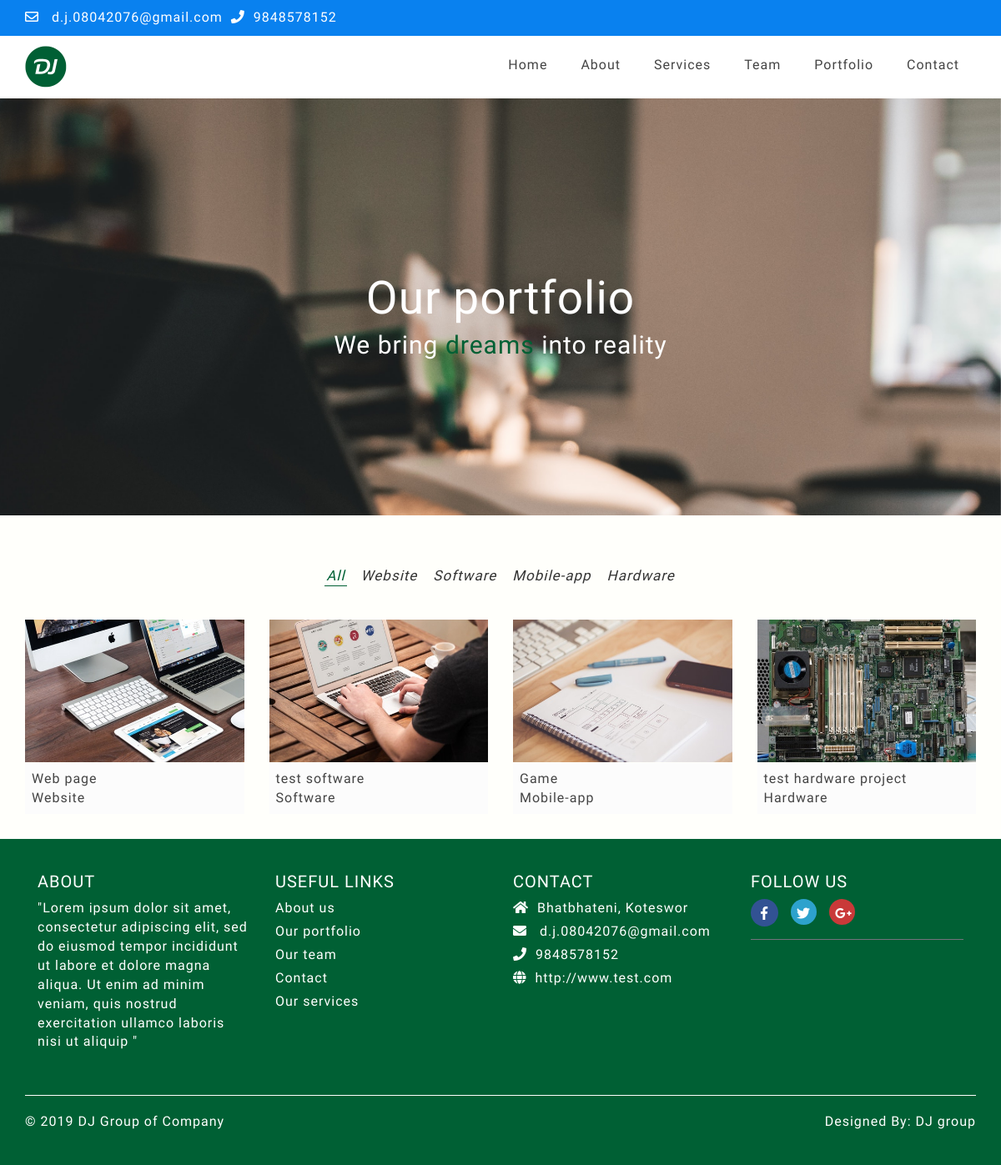
The page /portfolio/ on the database its author committed.
### djgroup/models.py (models this page shows, shortened)
class SiteSetting(models.Model):
    logo = models.ImageField(upload_to='sitesetting')
    number = models.IntegerField()
    email = models.EmailField()
    address = models.CharField(max_length=100)
    website = models.URLField()
    map_link = models.URLField()
    created = models.DateTimeField(auto_now_add=True)
    updated = models.DateTimeField(auto_now=True)
    class Meta:
        verbose_name_plural = 'Site Setting'
    def image_tag(self):
        if self.logo:
            return mark_safe('<img src="%s" style="width: 80px; height:80px;" />' % self.logo.url)
        else:
            return 'No Image Found'
    image_tag.short_description = 'Logo'

class Banner(models.Model):
    index = models.ImageField(upload_to='banners')
    about = models.ImageField(upload_to='banners')
    services = models.ImageField(upload_to='banners')
    team = models.ImageField(upload_to='banners')
    portfolio = models.ImageField(upload_to='banners')
    contact = models.ImageField(upload_to='banners')
    created = models.DateTimeField(auto_now_add=True)
    updated = models.DateTimeField(auto_now=True)
    class Meta:
        verbose_name_plural = 'Banners'
    def index_tag(self):
        if self.index:
            return mark_safe('<img src="%s" style="width: 80px; height:80px;" />' % self.index.url)
        else:
            return 'No Image Found'
    index_tag.short_description = 'Index Banner'
    def about_tag(self):
        if self.about:
            return mark_safe('<img src="%s" style="width: 80px; height:80px;" />' % self.about.url)
        else:
            return 'No Image Found'
    about_tag.short_description = 'About Banner'
    def services_tag(self):
        if self.services:
            return mark_safe('<img src="%s" style="width: 80px; height:80px;" />' % self.services.url)
        else:
            return 'No Image Found'
    services_tag.short_description = 'Services Banner'
    def team_tag(self):
        if self.team:
            return mark_safe('<img src="%s" style="width: 80px; height:80px;" />' % self.team.url)
        else:
            return 'No Image Found'
    team_tag.short_description = 'Team Banner'
    def portfolio_tag(self):
        if self.portfolio:
            return mark_safe('<img src="%s" style="width: 80px; height:80px;" />' % self.portfolio.url)
        else:
            return 'No Image Found'
    portfolio_tag.short_description = 'Portfolio Banner'
    def contact_tag(self):
        if self.contact:
            return mark_safe('<img src="%s" style="width: 80px; height:80px;" />' % self.contact.url)
        else:
            return 'No Image Found'
    contact_tag.short_description = 'Contact Banner'

class Portfolio(models.Model):
    service_type = models.ForeignKey(ServiceType, on_delete=models.CASCADE)
    title = models.CharField(max_length=100)
    image = models.ImageField(upload_to='portfolio')
    created = models.DateTimeField(auto_now_add=True)
    updated = models.DateTimeField(auto_now=True)
    class Meta:
        verbose_name_plural = 'Portfolio of our work'
    def image_tag(self):
        if self.image:
            return mark_safe('<img src="%s" style="width: 80px; height:80px;" />' % self.image.url)
        else:
            return 'No Image Found'
    image_tag.short_description = 'Image'

class ServiceType(models.Model):
    name = models.CharField(max_length=100)
    description = models.TextField()
    icon = models.CharField(max_length=100, default='fa fa-bars')
    created = models.DateTimeField(auto_now_add=True)
    updated = models.DateTimeField(auto_now=True)
    class Meta:
        verbose_name_plural = 'Types of services'

class AboutUs(models.Model):
    description = models.TextField()
    mission = models.TextField()
    vision = models.TextField()
    strategy = models.TextField()
    goal = models.TextField()
    who_we_are = models.TextField()
    why_choose_us = models.TextField()
    what_we_do = models.TextField()
    how_we_work = models.TextField()
    best_for = models.TextField()
    bg_image = models.ImageField(upload_to='about', default=None)
    created = models.DateTimeField(auto_now_add=True)
    updated = models.DateTimeField(auto_now=True)
    class Meta:
        verbose_name_plural = 'About Us'

### djgroup/views.py (the view)
# urls.py: path('portfolio/', views.portfolio, name='portfolio'),
def portfolio(request):
    portfolio = Portfolio.objects.all().order_by('-created')
    context = {'portfolios': portfolio}
    return render(request, 'djgroup/portfolio.html', context)

### djgroup/context_processor.py (called while the page is built)
def site_setting(request):
    settings = SiteSetting.objects.all().order_by('-created')[0:1]
    abouts = AboutUs.objects.all().order_by('-created')[0:1]
    banners = Banner.objects.all().order_by('-created')[0:1]
    return {'settings': settings, 'abouts': abouts, 'banners': banners}

### templates/djgroup/portfolio.html (shortened to what this page needs)
{% extends 'djgroup/index.html' %}
{% load static %}
{% block content %}
{% for banner in banners %}
<section class="portfolio-banner" style="background-image: url('/media/{{ banner.portfolio }}');">
    {% endfor %}
    <div class="container">
        <div class="col-md-6 col-md-offset-3">
            <h1>Our portfolio</h1>
            <h4>We bring <span class="color-green">dreams</span> into reality</h4>
        </div>
    </div>
</section>
<section class="portfolio">
    <div class="container content">
        <div class="sorting-block">
            <div class="content-xs">
                <ul class="sorting-nav sorting-nav-v1 text-center">
                    <li class="filter" data-filter="all">All</li>
                    {% for portfolio in portfolios %}
                    <li class="filter" data-filter="{{ portfolio.service_type.name }}">{{ portfolio.service_type.name }}
                    </li>
                    {% endfor %}
                </ul>
            </div>
            <ul class="row sorting-grid">
                {% for portfolio in portfolios %}
                <li class="col-md-3 col-sm-6 col-xs-12 mix {{ portfolio.service_type.name }}">
                    <a href="#">
                        <img class="img-responsive" src="/media/{{ portfolio.image }}" alt="">
                        <span class="sorting-cover">
                            <span>{{ portfolio.title }}</span>
                            <p>{{ portfolio.service_type.name }}</p>
                        </span>
                    </a>
                </li>
                {% endfor %}
            </ul>
        </div>
    </div>
</section>
{% endblock %}

### templates/djgroup/index.html (shortened to what this page needs)
{% load static %}
<!DOCTYPE html>
<html>
<head>
	<link rel="stylesheet" href="https://use.fontawesome.com/releases/v5.3.1/css/all.css"
>
	<link rel="stylesheet" type="text/css" href="{% static 'css/bootstrap.min.css' %}">
	<link rel="stylesheet" type="text/css" href="{% static 'css/style.css' %}">
	<link rel="stylesheet" type="text/css" href="{% static 'css/animate.css' %}">
	<link rel="stylesheet" type="text/css" href="{% static 'css/cubeportfolio.min.css' %}">
	<link rel="stylesheet" type="text/css" href="{% static 'css/style1.css' %}">
	<link rel="stylesheet" type="text/css" href="{% static 'css/about.css' %}">
	<link rel="stylesheet" type="text/css" href="{% static 'css/team.css' %}">
	<link rel="stylesheet" type="text/css" href="{% static 'css/service.css' %}">
	<link rel="stylesheet" type="text/css" href="{% static 'css/portfolio.css' %}">
	<link rel="stylesheet" type="text/css" href="{% static 'css/responsive.css' %}">
	<link rel="stylesheet" type="text/css" href="{% static 'css/contact.css' %}">
</head>
<body>
	<header>
		<div class="header-top">
			<div class="container">
				<div class="row">
					<div class="ht-left">
						<div class="col-lg-6 col-md-6 col-sm-12 col-xs-12">
							<ul class="pull-left top-contact">
								{% for setting in settings %}
								<li><i class="far fa-envelope"></i><a href="mailto:{{ setting.email }}">
										{{ setting.email }}</a></li>
								<li><i class="fas fa-phone"></i>{{ setting.number }}</li>
							</ul>
							{% endfor %}
						</div>
					</div>
					<div class="col-lg-6 col-md-6 col-sm-6 col-xs-12">
					</div>
				</div>
			</div>
		</div>
		<div class="header-bottom">
			<div class="container">
				{% for setting in settings %}
				<div class="logo"><a href="{% url 'djgroup:index' %}"><img src="/media/{{ setting.logo }}"></a></div>
				{% endfor %}
				<nav>
					<ul>
						<li><a href="{% url 'djgroup:index' %}">Home</a></li>
						<li><a href="{% url 'djgroup:about' %}">About</a></li>
						<li class="sub-menu"><a href="{% url 'djgroup:service' %}">Services</a>
						</li>
						<li><a href="{% url 'djgroup:team' %}">Team</a></li>
						<li><a href="{% url 'djgroup:portfolio' %}">Portfolio</a>
						</li>
						<li><a href="{% url 'djgroup:contact' %}">Contact</a></li>
					</ul>
				</nav>
			</div>
		</div>
	</header>
	{% block content %}{% endblock %}
	<footer>
		<div class="footer-upper">
			<div class="container">
				<div class="footer-part">
					<div class="col-lg-3 col-md-3 col-sm-6 col-xs-12 footer-div">
						<div class="footer-block information">
							<h4 class="title">About</h4>
							{% for about in abouts %}
							<p>{{ about.description }}</p>
							{% endfor %}
						</div>
					</div>
					<div class="col-lg-3 col-md-3 col-sm-6 col-xs-12 footer-div">
						<div class="footer-block information">
							<h4 class="title">Useful links</h4>
							<ul class="list">
								<li class="ft-item"><a href="{% url 'djgroup:about' %}">About us</a></li>
								<li class="ft-item"><a href="{% url 'djgroup:portfolio' %}">Our portfolio</a></li>
								<li class="ft-item"><a href="{% url 'djgroup:team' %}">Our team</a></li>
								<li class="ft-item"><a href="{% url 'djgroup:contact' %}">Contact</a></li>
								<li class="ft-item"><a href="{% url 'djgroup:service' %}">Our services</a></li>
							</ul>
						</div>
					</div>
					<div class="col-lg-3 col-md-3 col-sm-6 col-xs-12 footer-div">
						<div class="footer-block information">
							<h4 class="title">Contact</h4>
							<ul class="list">
								{% for setting in settings %}
								<li class="ft-item"><i class="fa fa-home" aria-hidden="true"></i>{{setting.address}}
								</li>
								<li class="ft-item"><i class="fa fa-envelope" aria-hidden="true"></i>
									<a href="mailto:{{ setting.email }}">
										{{ setting.email }}</a>
								</li>
								<li class="ft-item"><i class="fa fa-phone" aria-hidden="true"></i>{{setting.number}}
								</li>
								<li class="ft-item"><i class="fa fa-globe" aria-hidden="true"></i><a
										href="">{{setting.website}}</a></li>
							</ul>
							{% endfor %}
						</div>
					</div>
					<div class="col-lg-3 col-md-3 col-sm-6 col-xs-12 footer-div">
						<div class="footer-term">
							<h4 class="title">Follow us</h4>
							<ul class="networks">
								<li><a href=""><i class="fab fa-facebook-f"></i></a></li>
								<li><a href=""><i class="fab fa-twitter"></i></a></li>
								<li><a href=""><i class="fab fa-google-plus-g"></i></a></li>
							</ul>
						</div>
					</div>
				</div>
				<div class="footer-bottom">
					<div class="row">
						<div class="col-lg-6 col-md-6 col-sm-6 col-xs-12">
							<div class="ft-left">
								<p>© 2019 DJ Group of Company</p>
							</div>
						</div>
						<div class="col-lg-6 col-md-6 col-sm-6 col-xs-12">
							<div class="ft-right">
								<p>Designed By: <a href="">DJ group</a></p>
							</div>
						</div>
					</div>
				</div>
			</div>
		</div>
	</footer>
</body>
</html>

### djgroup/static/css/style.css (style rules this page uses)
body { background: #FFFFFB;font-family: 'Rokkitt', serif; font-family: 'Asul', sans-serif;;letter-spacing: 1px;font-size: 16px; }
ul { margin: 0; padding: 0; list-style: none; }
.logo img { height: 50px; width: 50px; }
.header-top { background: #0981EF; color: #fff; padding-top: 10px; padding-bottom: 10px }
.pull-left.top-contact li i { padding-right: 10px; }
.pull-left.top-contact li { padding-right: 5px; }
.header-top .ht-left .top-contact li { display: inline-block; }
.header-bottom { background: #fff; color: #04dbda; box-sizing: border-box; width: 100%; padding-top: 10px; padding-bottom: 10px; }
.header-bottom .logo { color: #04dbda; height: 50px; line-height: 50px; float: left; font-size: 24px; font-weight: bold; }
.header-bottom nav { float: right; }
.header-bottom nav ul { padding: 0; margin: 0; display: flex; }
.header-bottom nav ul li { list-style: none; position: relative; }
.header-bottom nav ul li a { height: 55px; line-height: 50px; padding: 0 20px; color: #444; text-decoration: none; display: block; }
.header-bottom nav ul li a::after { content: ''; position: absolute; width: 100%; transform: scaleX(0); height: 2px; bottom: 0; left: 0; background-color: #006034; transform-origin: bottom right; transition: transform 0.25s ease-out; }
.text-center { text-align: center; margin: 0 auto; width: 70%; padding-bottom: 30px; }
.footer-upper { background: #006034; color: #fff; padding: 30px 0; }
ul.list .ft-item { padding-bottom: 5px; }
.title { text-transform: uppercase; font-size: 20px; }
.footer-term .title { text-transform: uppercase; font-size: 20px; }
ul.networks li { display: inline-block; margin-right: 10px; }
ul.networks { border-bottom: 1px solid #72727d; padding-bottom: 15px; }
.networks li:nth-child(1) { color: #fff; background-color: #325293; width: 33px; height: 33px; border-radius: 50%; text-align: center; padding: 7px }
.networks li:nth-child(2) { color: #fff; background-color: #2DA2CD; width: 31px; height: 31px; border-radius: 50%; text-align: center; padding: 7px }
.networks li:nth-child(3) { color: #fff; background-color: #C93939; width: 31px; height: 31px; border-radius: 50%; text-align: center; padding: 7px }
li a { color: #fff; }
.ft-item a { color: #fff; }
.ft-item i { padding-right: 10px; }
.ft-right p { float: right; }
.footer-part { border-bottom: 1px solid #fff; float: left; margin-bottom: 20px; }
.ft-right a { color: #fff; }
@media (min-width: 768px) { .footer-div { height: 277px; } }

### djgroup/static/css/about.css (style rules this page uses)
.col-md-6.col-md-offset-3 { margin-top: 189px; text-align: center; color: #fff; }
.col-md-6.col-md-offset-3 h1 { font-size: 55px; }
.col-md-6.col-md-offset-3 h4 { font-size: 30px; }
.color-green { color: #006034; }

### djgroup/static/css/team.css (style rules this page uses)
.col-md-6.col-md-offset-3 { margin-top: 189px; text-align: center; color: #fff; }
.col-md-6.col-md-offset-3 h1 { font-size: 55px; }
.col-md-6.col-md-offset-3 h4 { font-size: 30px; }
.color-green { color: #006034; }

### djgroup/static/css/service.css (style rules this page uses)
.col-md-6.col-md-offset-3 { margin-top: 189px; text-align: center; color: #fff; }
.col-md-6.col-md-offset-3 h1 { font-size: 55px; }
.col-md-6.col-md-offset-3 h4 { font-size: 30px; }
.color-green { color: #006034; }

### djgroup/static/css/portfolio.css (style rules this page uses)
.portfolio-banner { background-attachment: fixed; background-repeat: no-repeat; background-position: center; background-size: cover; height: 500px; }
.col-md-6.col-md-offset-3 { margin-top: 189px; text-align: center; color: #fff; }
.col-md-6.col-md-offset-3 h1 { font-size: 55px; }
.col-md-6.col-md-offset-3 h4 { font-size: 30px; }
.color-green { color: #006034; }
.portfolio { margin-top: 60px; }
.sorting-block .sorting-grid .mix a { color: #444; }
.sorting-block ul { padding: 0; }
.sorting-block .sorting-nav { margin-bottom: 40px; }
.sorting-block .sorting-nav li { padding: 0 2px; font-size: 14px; cursor: pointer; list-style: none; display: inline-block; }
.sorting-block .sorting-nav li.active { color: #006034; border-bottom: solid 1px #006034; }
.sorting-block .sorting-nav-v1 li { margin: 0 5px; font-size: 17px; font-style: italic; }
.sorting-block .sorting-grid { list-style: none; }
.sorting-block .sorting-grid .mix { opacity: 0; display: none; margin-bottom: 30px; }
.sorting-block .sorting-grid li .sorting-cover { padding: 8px; display: block; margin-top: 1px; background: #fcfcfc; }
.sorting-block .sorting-grid li .sorting-cover p { margin-bottom: 0; }
.sorting-block .sorting-grid li .sorting-cover span { font-size: 16px; }

### rows shown on the page
SiteSetting: email "d.j.08042076@gmail.com", number "9848578152", logo (picture), address "Bhatbhateni, Koteswor", website "http://www.test.com"
Banner: portfolio (picture)
Portfolio: service_type.name "Website", image (picture), title "Web page"
Portfolio: service_type.name "Software", image (picture), title "test software"
Portfolio: service_type.name "Mobile-app", image (picture), title "Game"
Portfolio: service_type.name "Hardware", image (picture), title "test hardware project"
AboutUs: description "\"Lorem ipsum dolor sit amet, consectetur adipiscing elit, sed do eiusmod tempor incididunt ut labore et dolore magna aliqua. Ut enim ad minim veniam, quis nostrud exercitation ullamco laboris nisi ut aliquip \""
